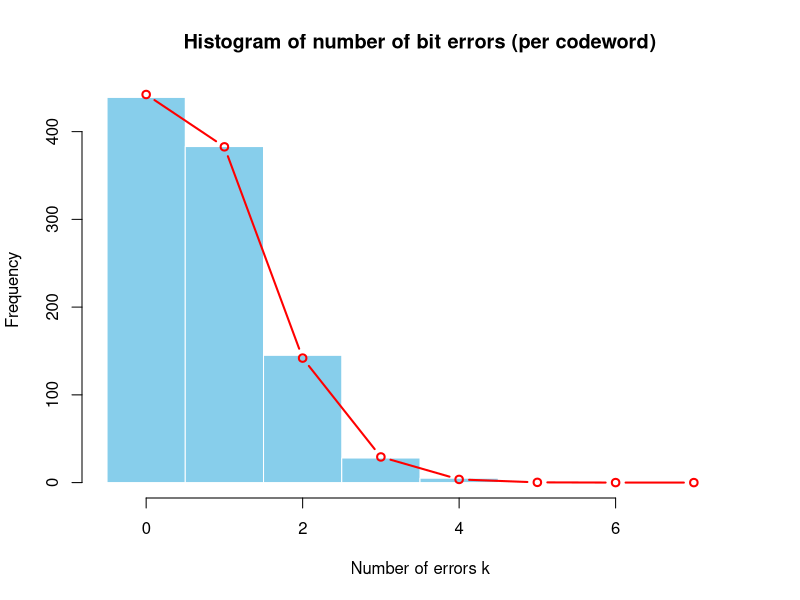
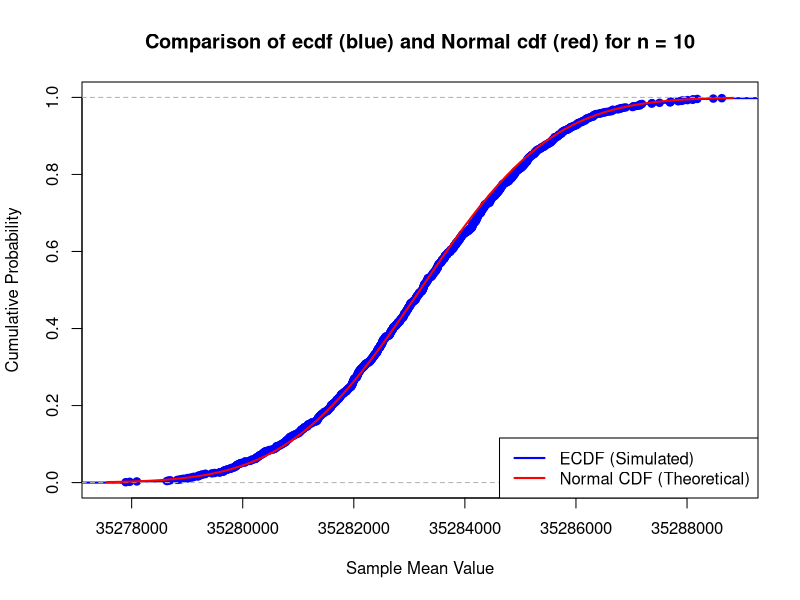
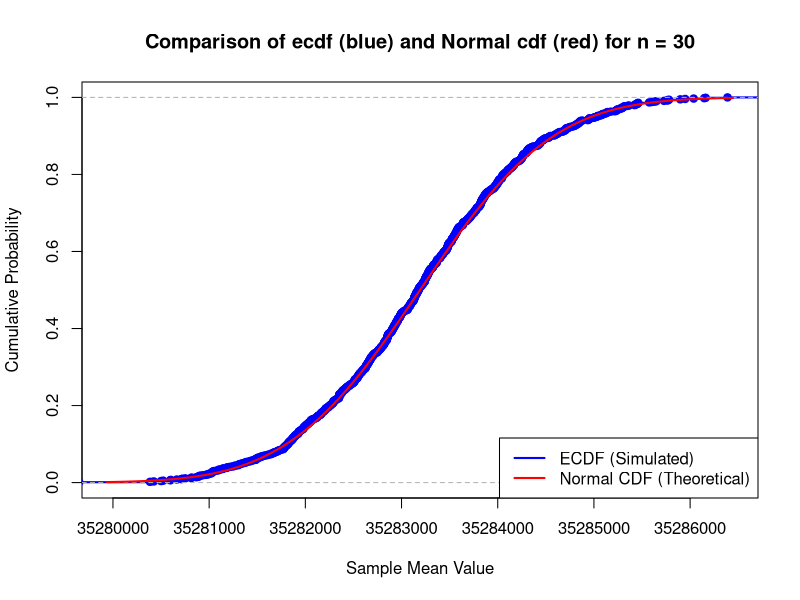
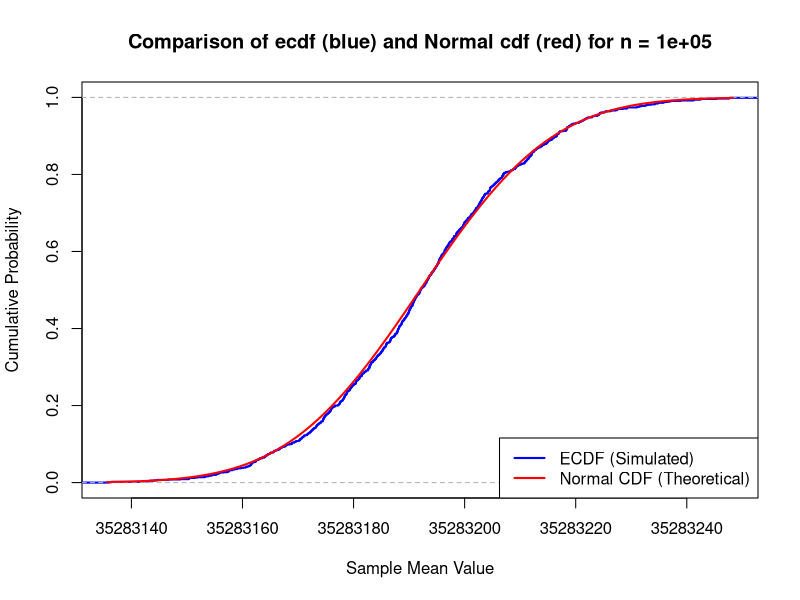
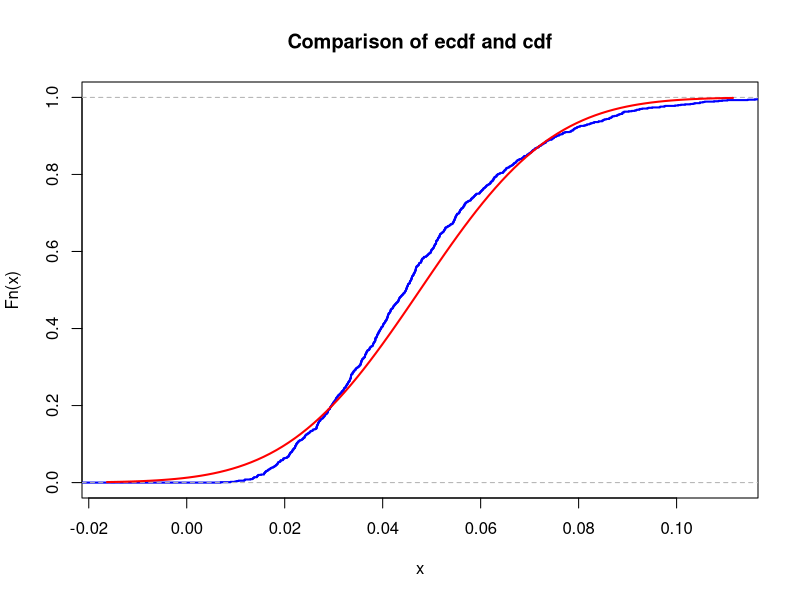
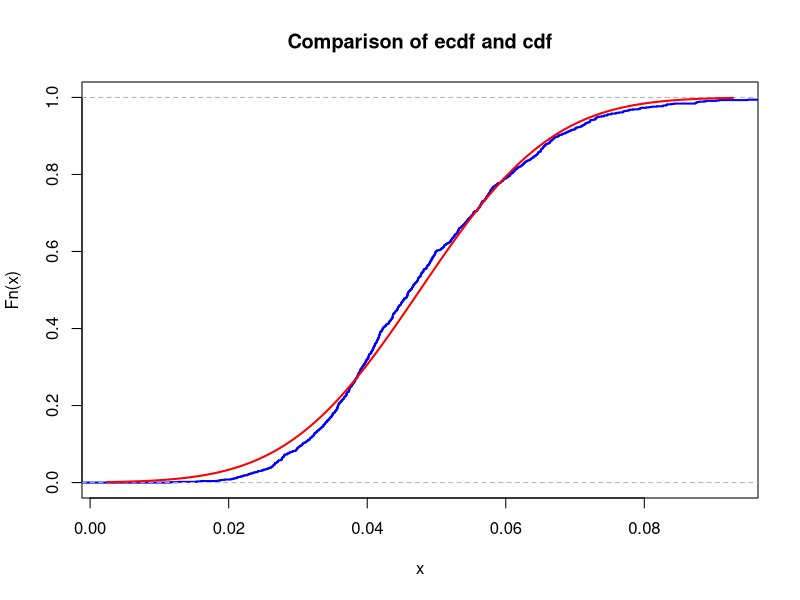
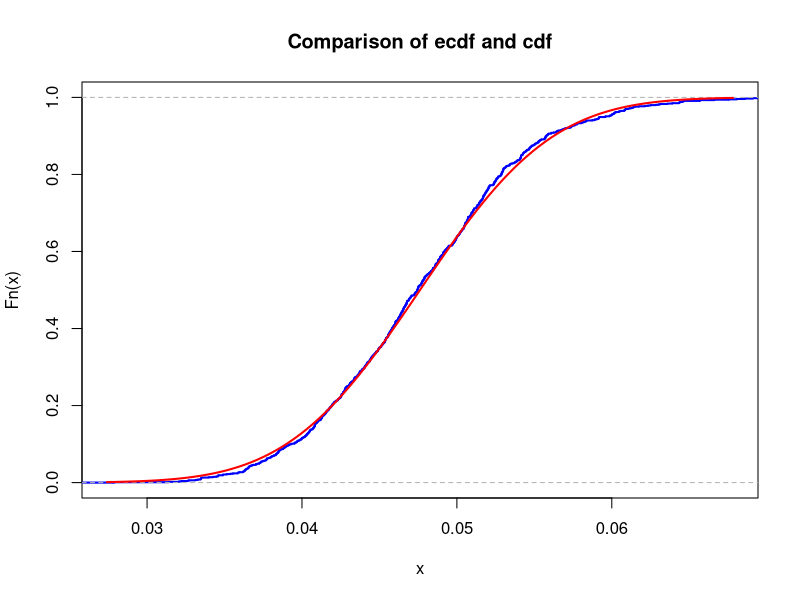
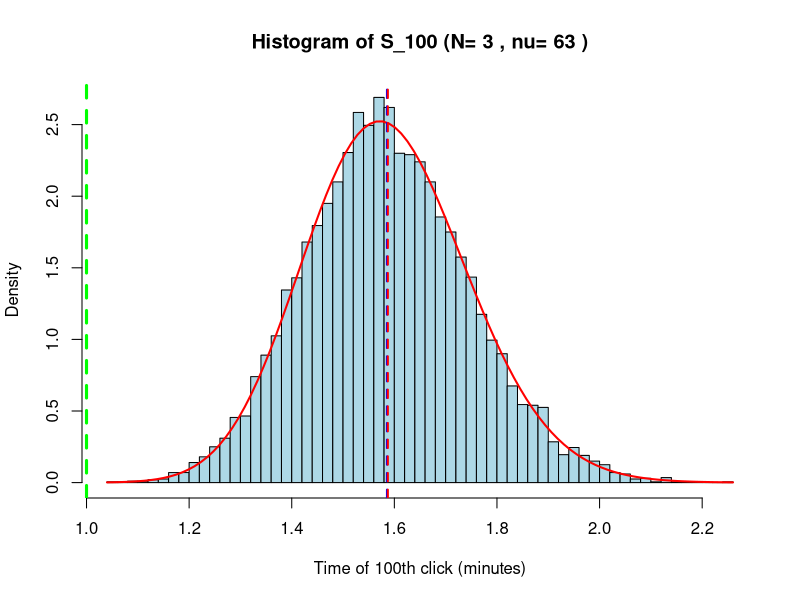

Reproduce these figures in R, in order.
## ---- chunk 1
id <- 11
set.seed(id)
p <- id/100
G <- matrix(c(1, 1, 1, 0, 0, 0, 0,
		1, 0, 0, 1, 1, 0, 0,
		0, 1, 0, 1, 0, 1, 0,
		1, 1, 0, 1, 0, 0, 1), nrow = 4, byrow = TRUE)
H <- t(matrix(c(1, 0, 1, 0, 1, 0, 1,
		0, 1, 1, 0, 0, 1, 1,
		0, 0, 0, 1, 1, 1, 1), nrow = 3, byrow = TRUE))
## ---- chunk 2
N <- 1000
message_generator <- function(N) {
  matrix(sample(c(0,1), 4*N, replace = TRUE), nrow = N)
}  
messages <- message_generator(N)
codewords <- (messages %*% G) %% 2
## ---- chunk 3
errors <- matrix(rbinom(7 * N, 1, p), nrow = N)

received <- (codewords + errors) %% 2
mod2 <- function(x) x %% 2
syndrome <- function(r) mod2(r %*% H)
decode <- function(r) {
  z <- as.numeric(syndrome(r))
  idx <- z[1] + 2*z[2] + 4*z[3]
  if (idx > 0) r[idx] <- 1 - r[idx]
  decoded <- r[c(3,5,6,7)]
  return(decoded)
}

decoded_messages <- t(apply(received, 1, decode))
success <- rowSums(decoded_messages == messages) == 4
p_hat <- mean(success)
p_hat
se <- sqrt(p_hat * (1 - p_hat) / N)
z_95 <- 1.96
epsilon <- z_95 * se
ci <- c(p_hat - epsilon, p_hat + epsilon)

cat("Estimated p* =", round(p_hat, 4), "\n")
cat("Half-length ε =", round(epsilon, 4), "\n")
cat("95% confidence interval: (", round(ci[1], 4), ",", round(ci[2], 4), ")\n")

N_needed <- ceiling((z_95^2 * p_hat * (1 - p_hat)) / (0.03^2))
cat("To get ε ≤ 0.03, need N ≥", N_needed, "\n")
num_errors <- rowSums(errors)

hist(num_errors, breaks = seq(-0.5, 7.5, 1),
     main = "Histogram of number of bit errors (per codeword)",
     xlab = "Number of errors k", col = "skyblue", border = "white")

k <- 0:7
lines(k, dbinom(k, 7, p) * N, type="b", col="red", lwd=2)
## ---- chunk 4
id <- 11

# --- Part 1: Specify the parameter ---

# Constants
m <- id * 1e-6              # mass in g
T_years <- 30.1             # half-life in years
T_seconds <- T_years * 365.25 * 24 * 60 * 60
M_Cs137 <- 137              # molar mass g/mol (approx for Cs-137)
N_A <- 6.022e23             # Avogadro constant

# activity (lambda)
lambda_activity <- log(2) / T_seconds

# number of atoms (N)
N_atoms <- (m / M_Cs137) * N_A

# parameter mu for a single sample's Poisson distribution
mu_poisson <- N_atoms * lambda_activity

cat("Calculated Poisson parameter mu for one sample:", mu_poisson, "\n")

# --- Part 2: Simulate sample means ---
K <- 1e3 # Number of repetitions (samples of means)

# will be used for n=5, 10, 50
simulate_and_plot_means <- function(n, mu_param) {
  
  # simulate K sample means, each from n observations
  # X_i ~ Poisson(mu_param)
  sample_means <- colMeans(matrix(rpois(n*K, lambda = mu_param), nrow=n))
  
  # --- Calculate parameters for theoretical normal approximation ---
  # By CLT, the sample mean X_bar ~ N(E[X_i], Var(X_i)/n)
  # For Poisson, E[X_i] = mu_param and Var(X_i) = mu_param
  mu_normal <- mu_param
  sigma_normal <- sqrt(mu_param / n)
  
  cat("--- For n =", n, "---\n")
  cat("Theoretical Mean (mu):", mu_normal, "\n")
  cat("Theoretical SD (sigma/sqrt(n)):", sigma_normal, "\n")
  
  # --- Plot ecdf and cdf ---
  # x-axis limits based on theoretical distribution
  xlims <- c(mu_normal - 3*sigma_normal, mu_normal + 3*sigma_normal)

  Fs <- ecdf(sample_means)
  
  plot(Fs, 
       xlim = xlims, 
       ylim = c(0,1),
       col = "blue",
       lwd = 2,
       main = paste("Comparison of ecdf (blue) and Normal cdf (red) for n =", n),
       xlab = "Sample Mean Value",
       ylab = "Cumulative Probability")
  
  # theoretical normal CDF
  curve(pnorm(x, mean = mu_normal, sd = sigma_normal), col = "red", lwd = 2, add = TRUE)
  legend("bottomright", legend=c("ECDF (Simulated)", "Normal CDF (Theoretical)"), col=c("blue", "red"), lwd=2)
  
  # --- Calculate max difference ---
  # check the difference at the knots (jump points) of the ecdf
  x_points <- knots(Fs) 
  ecdf_vals <- Fs(x_points)
  cdf_vals <- pnorm(x_points, mean = mu_normal, sd = sigma_normal)
  max_diff <- max(abs(ecdf_vals - cdf_vals))
  
  cat("Max difference between ecdf and cdf:", max_diff, "\n")
}
## ---- chunk 5
# for n = 5
simulate_and_plot_means(n = 10, mu_param = mu_poisson)
## ---- chunk 6
# for n = 10
simulate_and_plot_means(n = 30, mu_param = mu_poisson)
## ---- chunk 7
# Run the simulation and plotting for n = 50
simulate_and_plot_means(n = 100000, mu_param = mu_poisson)
## ---- chunk 8
# --- Part 3: Simulation for largest n ---

# From CLT, our predicted n is 22
n_predicted <- 22
critical_value <- 8e8
K_sums <- 10000 # 10k simulations for better accuracy

# Lambda for the SUM S_n = X_1 + ... + X_n
# S_n ~ Poisson(n * mu_poisson)
lambda_sum <- n_predicted * mu_poisson

# simulate K sums
s_sample_sums <- rpois(K_sums, lambda = lambda_sum)

# the empirical probability
emp_prob <- mean(s_sample_sums < critical_value)

cat("--- Simulation for n =", n_predicted, "---\n")
cat("Theoretical Lambda for sum (n*mu):", lambda_sum, "\n")
cat("Critical value (C):", critical_value, "\n")
cat("Number of simulations (K):", K_sums, "\n")
cat("Empirical P(S_n < C):", emp_prob, "\n")
cat("Desired probability:", 0.95, "\n")

# also check n=23 to see if the probability drops below 0.95
n_next <- 23
lambda_sum_next <- n_next * mu_poisson
s_sample_sums_next <- rpois(K_sums, lambda = lambda_sum_next)
emp_prob_next <- mean(s_sample_sums_next < critical_value)

cat("--- Checking n =", n_next, "---\n")
cat("Theoretical Lambda for sum (n*mu):", lambda_sum_next, "\n")
cat("Empirical P(S_n < C):", emp_prob_next, "\n")
## ---- chunk 9
nu_1 <- id+10
K <- 1000
n <- 5

plot_ecdf_vs_cdf <- function(n) {
    sample_means <- colMeans(matrix(rexp(n*K, rate = nu_1), nrow=n))
    mu <- 1 / nu_1
    sigma <- (1 / nu_1) / sqrt(n)
    Fs <- ecdf(sample_means)

    xlims <- c(mu-3*sigma,mu+3*sigma)
    Fs <- ecdf(sample_means)
    plot(Fs, 
        xlim = xlims, 
        col = "blue",
        lwd = 2,
        main = "Comparison of ecdf and cdf")
    curve(pnorm(x, mean = mu, sd = sigma), col = "red", lwd = 2, add = TRUE)


    max_diff <- max(abs(Fs(sample_means) - pnorm(sample_means, mean = mu, sd = sigma)))
    cat("Maximal difference for n =", n, "is", max_diff, "\n")
}

plot_ecdf_vs_cdf(5)
plot_ecdf_vs_cdf(10)
plot_ecdf_vs_cdf(50)
## ---- chunk 10

N_predicted <- 3
nu <- N_predicted * nu_1
n <- 100
K <- 10000
t_limit <- 1

s_sample <- rgamma(K, shape = n, rate = nu)
sample_mean <- mean(s_sample)
sample_sd <- sd(s_sample)
theo_mean <- n / nu
theo_sd <- sqrt(n) / nu
prob_estimate <- mean(s_sample > t_limit)

cat("nu_1:", nu_1)
cat("Predicted Max N:", N_predicted)
cat("Parameter nu (rate):", nu)
cat("Number of simulations (K):", K)
cat("Sample Mean of S_100:", round(sample_mean, 4))
cat("Theoretical Mean of S_100:", round(theo_mean, 4))
cat("Sample SD of S_100:", round(sample_sd, 4))
cat("Theoretical SD of S_100:", round(theo_sd, 4))
cat("Estimated P(S_100 > 1):", prob_estimate)
cat("Desired Probability Level:", 0.95)


hist(s_sample, breaks = 50, freq = FALSE,
     main = paste("Histogram of S_100 (N=", N_predicted, ", nu=", nu, ")"),
     xlab = "Time of 100th click (minutes)",
     ylab = "Density",
     col = "lightblue")

curve(dgamma(x, shape = n, rate = nu), add = TRUE, col = "red", lwd = 2)

abline(v = t_limit, col = "green", lty = 2, lwd = 3)

abline(v = sample_mean, col = "blue", lty = 2, lwd = 2)
abline(v = theo_mean, col = "red", lty = 2, lwd = 2)
## ---- chunk 11
        mu <- id
        sigma <- id*2 + 7
        N <- 100

        X <- rnorm(N, mean = mu, sd = sqrt(sigma))

        Y <- 1 / X

        cat("1/mean(X) =", 1/mean(X), "\n")
        cat("mean(1/X)  =", mean(Y), "\n")
        summary(X)
        summary(Y)

## ---- chunk 12
        lambda <- 2
        N <- 1000
        X_exp <- rexp(N, rate = lambda)
        Y_exp <- rexp(N, rate = lambda)
        Z <- log(X_exp) + 5

        qqplot(X_exp, Y_exp, main = "QQ: X vs Y (обидва ~ Exp(2))")
        abline(0,1, col="red")
        plot(X_exp, Y_exp, main="Scatter: X vs Y (незалежні)", xlab="X", ylab="Y")

        qqplot(X_exp, Z, main = "QQ: X vs Z (Z = log(X)+5)")
        abline(0,1, col="red")
        plot(X_exp, Z, main="Scatter: X vs Z (залежні)", xlab="X", ylab="Z = log(X)+5")
## ---- chunk 13
        N <- 100
        n <- 3
        p <- 0.5
        X <- rbinom(N, size = n, prob = p)
        mean_X <- mean(X)
        var_X <- var(X)

        cat("Theoretical E[X] =", 1.5, "\n")
        cat("Sample mean (mean_X) =", mean_X, "\n\n")

        cat("Theoretical Var(X) =", 0.75, "\n")
        cat("Sample variance (var_X) =", var_X, "\n")

## ---- chunk 14
        Y <- 0.5 * X - 1
        mean_Y <- mean(Y)
        var_Y <- var(Y)

        cat("Theoretical E[Y] =", -0.25, "\n")
        cat("Sample mean (mean_Y) =", mean_Y, "\n\n")

        cat("Theoretical Var(Y) =", 0.1875, "\n")
        cat("Sample variance (var_Y) =", var_Y, "\n")

